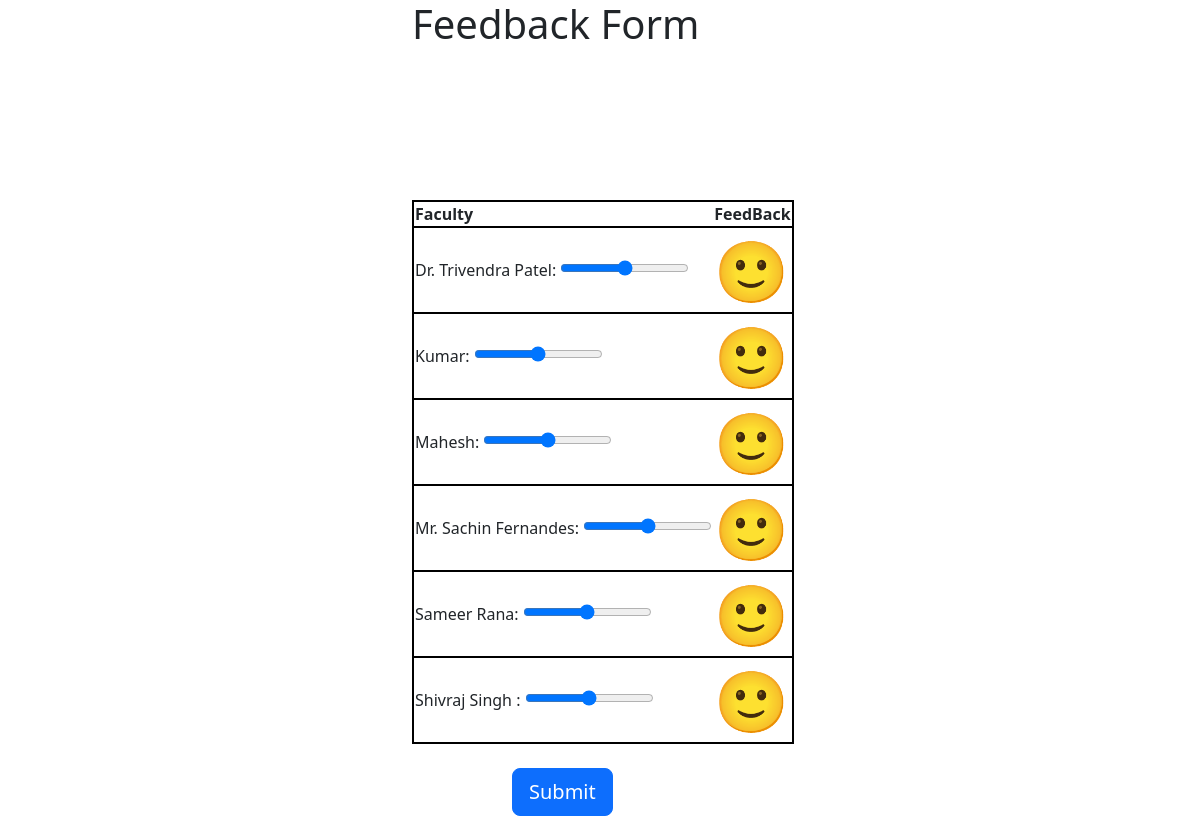
The app's page /s_sendFeedback with its own data.
### home/models.py (models this page shows, shortened)
class Faculty(models.Model):
  f_name = models.CharField(max_length=50)
  f_id = models.IntegerField()
  f_password = models.CharField(max_length=50,default="")
  f_image = models.ImageField(upload_to="home/f_img",blank=True,default='home/f_img/default.jpg')
  f_dob = models.DateField()
  f_qualifications = models.CharField(max_length=50,default="BTech ECE,\nMTech CSE,\nB.Ed")
  f_alerts = models.TextField(default="",blank=True)
  f_subCN = models.BooleanField(default=False)
  f_subCD = models.BooleanField(default=False)
  f_subOOPS = models.BooleanField(default=False)
  f_subDBMS = models.BooleanField(default=False)
  f_subOS = models.BooleanField(default=False)
  f_subSWE = models.BooleanField(default=False)
  f_imagename = models.CharField(max_length=500,default="default.jpg")

### home/views.py (the view)
# urls.py: path('s_sendFeedback',views.s_sendFeedback,name='sendFeedback'),
def s_sendFeedback(request):
  faculty = Faculty.objects.all().order_by('f_name')
  context={'myfaculty':faculty}
  return render(request,'s_sendFeedback.html',context)

### templates/s_sendFeedback.html (shortened to what this page needs)
<html>
  <head>
    <link
      href="https://cdn.jsdelivr.net/npm/bootstrap@5.3.3/dist/css/bootstrap.min.css"
      rel="stylesheet"
    />
  </head>
  <body>
    <div class="container" >
    <div class="mini" style="">
    <form action="/s_submitFeedback" method="POST" >
      <h1 >Feedback Form</h1>
    <table border: "2px solid black;" padding="0px;">
      <thead>
        <tr>
          <th>Faculty</th>
          <th>FeedBack</th>
        </tr>
      </thead>
      {% for obj in myfaculty %}
      <tr>
      <div class="slider-container h-10 w-10">
        <td>{{ obj.f_name }}:
        <input
          type="range"
          min="1"
          max="5"
          value="3"
          id="ratingSlider-{{ obj.id }}"
          name="feedback"
        /></td><td>
        <span style="font-size: 60px;" id="emoji-{{ obj.id }}"></span></td>
      </div>
    </tr>
      <br />
      {% endfor %}
    </table><br>
    <button type="submit" class="w-10 btn btn-lg btn-primary" style="margin-left: 100px;"> Submit</button>
  </div>
</div>
  </body>

### templates/s_sendFeedback.html (style rules this page uses)
form { padding-top: 0px; }
body { background-image: url('https://images.unsplash.com/photo-1633613286991-611fe299c4be?q=80&w=1470&auto=format&fit=crop&ixlib=rb-4.0.3&ixid=M3wxMjA3fDB8MHxwaG90by1wYWdlfHx8fGVufDB8fHx8fA%3D%3D'); background-repeat: no-repeat; background-size: cover; }
tr { border: 2px solid black; }
.mini { margin-left: 370px; maring-top: 0px; }

### records on screen
Faculty: f_name "Dr. Trivendra Patel"
Faculty: f_name "Kumar", feedback "3"
Faculty: f_name "Mahesh"
Faculty: f_name "Mr. Sachin Fernandes"
Faculty: f_name "Sameer Rana"
Faculty: f_name "Shivraj Singh"
